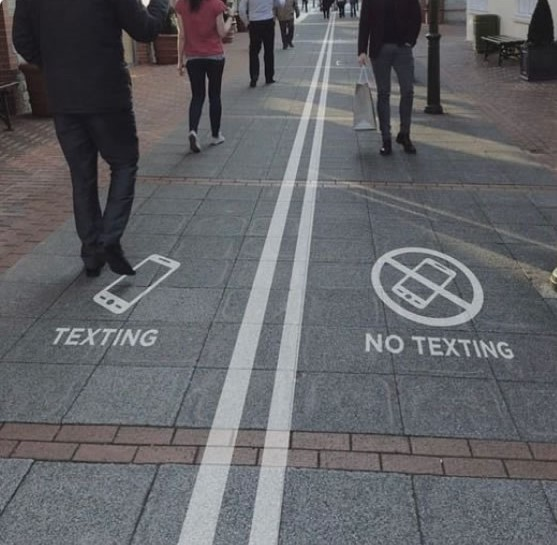
#> input picture project/1-Introductory projects/30-removing object in image/sample 3/sign.jpg, 557 x 545 px
$ python Inpaint.py
#> lines starting #> are read from the running program, lines starting #| are printed output that depends on the picture; after the words box and inside, x2 and y2 are one past the last pixel; in counts of white or black regions, pixels touching at a corner belong together
import cv2

main_img = cv2.imread('sign.jpg')
#> main_img is the input picture: shape (545, 557, 3); mean B, G, R 102.1, 98.3, 97.6
gray_mask = cv2.cvtColor(main_img, cv2.COLOR_BGR2GRAY)

_, mask = cv2.threshold(gray_mask, 170, 255, cv2.THRESH_BINARY)
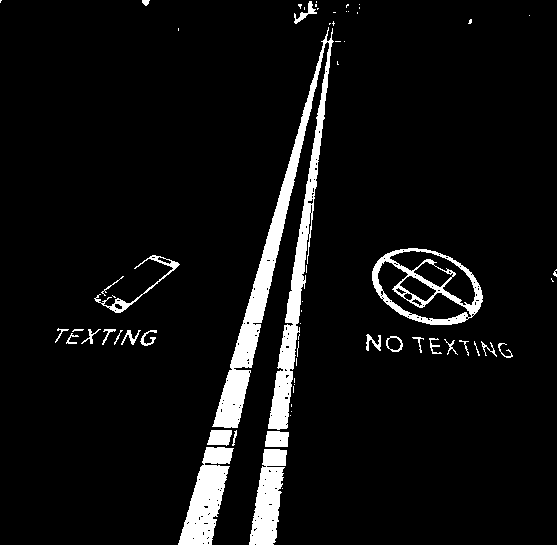
#> mask: shape (545, 557); 6.4% white; 66 white regions (38 under 20 px), largest, box (x1, y1, x2, y2) and area: (212, 27, 334, 430) 9510, (178, 447, 234, 545) 2846, (372, 248, 483, 325) 2326
masked_dilate = cv2.dilate(mask, (12, 12), iterations=3)
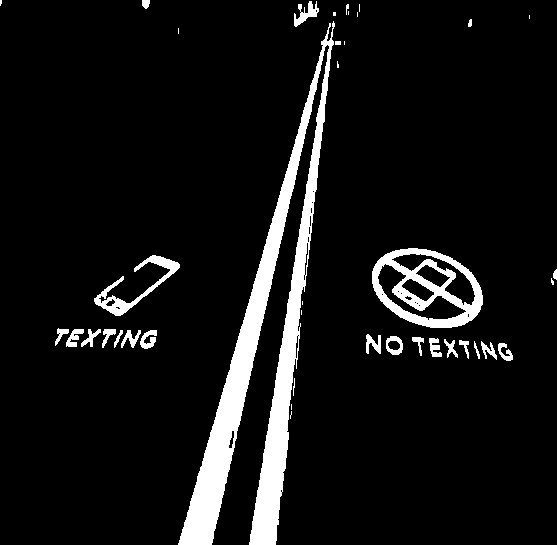
#> masked_dilate: shape (545, 557); 7.9% white; 40 white regions (14 under 20 px), largest, box (x1, y1, x2, y2) and area: (178, 21, 335, 545) 16623, (372, 248, 483, 328) 3647, (94, 255, 180, 316) 1100


# about inpaint:
# The function reconstructs the selected image area from the pixel near the area boundary.
# The function may be used to remove dust and scratches from a scanned photo,
# or to remove undesirable objects from still images or video
inpaint = cv2.inpaint(main_img, masked_dilate, 15, flags=cv2.INPAINT_TELEA)
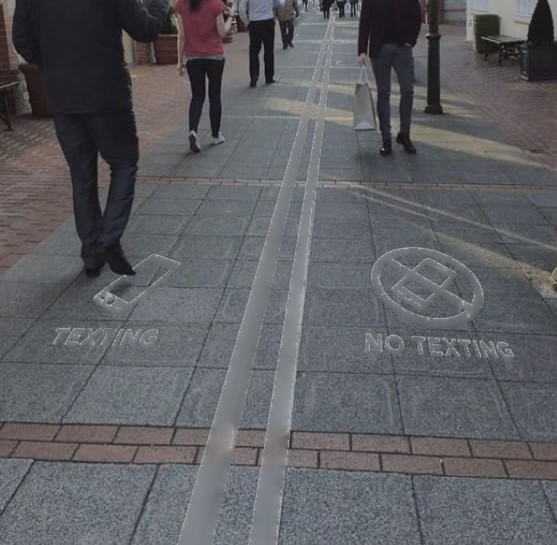
#> inpaint: shape (545, 557, 3); mean B, G, R 98.3, 94.4, 93.7


cv2.imshow('mask', mask)
cv2.imshow('main', inpaint)

cv2.waitKey(0)
cv2.destroyAllWindows()
